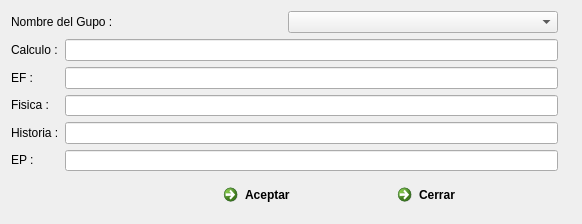
<?xml version="1.0" encoding="UTF-8"?>
<ui version="4.0">
 <class>frm_horas_clases</class>
 <widget class="QDialog" name="frm_horas_clases">
  <property name="geometry">
   <rect>
    <x>0</x>
    <y>0</y>
    <width>582</width>
    <height>222</height>
   </rect>
  </property>
  <property name="windowTitle">
   <string>Insertar Horas Clases</string>
  </property>
  <property name="windowIcon">
   <iconset resource="img.qrc">
    <normaloff>:/new/prefix1/13.png</normaloff>:/new/prefix1/13.png</iconset>
  </property>
  <layout class="QGridLayout" name="gridLayout">
   <item row="2" column="0">
    <layout class="QHBoxLayout" name="horizontalLayout_3">
     <item>
      <spacer name="horizontalSpacer">
       <property name="orientation">
        <enum>Qt::Horizontal</enum>
       </property>
       <property name="sizeHint" stdset="0">
        <size>
         <width>40</width>
         <height>20</height>
        </size>
       </property>
      </spacer>
     </item>
     <item>
      <widget class="QCommandLinkButton" name="commandLinkButton">
       <property name="text">
        <string>Aceptar</string>
       </property>
       <property name="icon">
        <iconset resource="img.qrc">
         <normaloff>:/new/prefix1/iconos de menu/Sin título-2.png</normaloff>:/new/prefix1/iconos de menu/Sin título-2.png</iconset>
       </property>
      </widget>
     </item>
     <item>
      <widget class="QCommandLinkButton" name="commandLinkButton_2">
       <property name="text">
        <string>Cerrar</string>
       </property>
       <property name="icon">
        <iconset resource="img.qrc">
         <normaloff>:/new/prefix1/iconos de menu/Sin título-1.png</normaloff>:/new/prefix1/iconos de menu/Sin título-1.png</iconset>
       </property>
      </widget>
     </item>
    </layout>
   </item>
   <item row="1" column="0">
    <layout class="QHBoxLayout" name="horizontalLayout_2">
     <item>
      <layout class="QVBoxLayout" name="verticalLayout_2">
       <item>
        <widget class="QLabel" name="label_2">
         <property name="text">
          <string>Calculo :</string>
         </property>
        </widget>
       </item>
       <item>
        <widget class="QLabel" name="label_3">
         <property name="text">
          <string>EF :</string>
         </property>
        </widget>
       </item>
       <item>
        <widget class="QLabel" name="label_4">
         <property name="text">
          <string>Fisica :</string>
         </property>
        </widget>
       </item>
       <item>
        <widget class="QLabel" name="label_5">
         <property name="text">
          <string>Historia :</string>
         </property>
        </widget>
       </item>
       <item>
        <widget class="QLabel" name="label_6">
         <property name="text">
          <string>EP :</string>
         </property>
        </widget>
       </item>
      </layout>
     </item>
     <item>
      <layout class="QVBoxLayout" name="verticalLayout">
       <item>
        <widget class="QLineEdit" name="LE_frmHoras_calculo"/>
       </item>
       <item>
        <widget class="QLineEdit" name="LE_frmHoras_EF"/>
       </item>
       <item>
        <widget class="QLineEdit" name="LE_frmHoras_Fisica"/>
       </item>
       <item>
        <widget class="QLineEdit" name="LE_frmHoras_Historia"/>
       </item>
       <item>
        <widget class="QLineEdit" name="LE_frmHoras_EP"/>
       </item>
      </layout>
     </item>
    </layout>
   </item>
   <item row="0" column="0">
    <layout class="QHBoxLayout" name="horizontalLayout">
     <item>
      <widget class="QLabel" name="label">
       <property name="text">
        <string>Nombre del Gupo :</string>
       </property>
      </widget>
     </item>
     <item>
      <widget class="QComboBox" name="CB_frmHoras_grupo"/>
     </item>
    </layout>
   </item>
   <item row="0" column="1" rowspan="3">
    <widget class="QLabel" name="label_7">
     <property name="text">
      <string/>
     </property>
     <property name="pixmap">
      <pixmap resource="img.qrc">:/new/prefix1/índice.png</pixmap>
     </property>
     <property name="scaledContents">
      <bool>true</bool>
     </property>
    </widget>
   </item>
  </layout>
 </widget>
 <resources>
  <include location="img.qrc"/>
 </resources>
 <connections>
  <connection>
   <sender>commandLinkButton_2</sender>
   <signal>clicked()</signal>
   <receiver>frm_horas_clases</receiver>
   <slot>close()</slot>
   <hints>
    <hint type="sourcelabel">
     <x>215</x>
     <y>191</y>
    </hint>
    <hint type="destinationlabel">
     <x>250</x>
     <y>110</y>
    </hint>
   </hints>
  </connection>
 </connections>
</ui>
